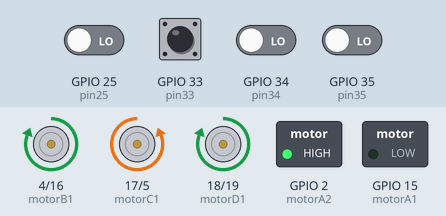
Bench run of a sketch on a simulated ESP32. On the bench: motor-driver pin pairs drawn as motors (green arrow = first pin HIGH = forward, orange = second pin HIGH = backward, longer = more drive), switched loads named in the sketch (green lamp = pin HIGH). The test bench sets the inputs (shaded band); at power-on: GPIO 33 (pin33) HIGH, GPIO 25 (pin25), GPIO 34 (pin34), GPIO 35 (pin35) LOW.

Above: at 1.2 s.
1.3 s: GPIO 34 (pin34) driven HIGH and GPIO 35 (pin35) driven HIGH
At 1.9 s:
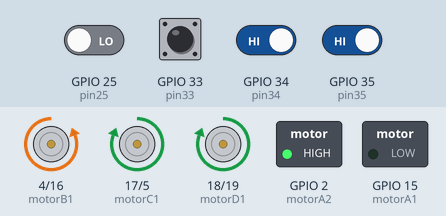
2.8 s: GPIO 25 (pin25) driven HIGH
At 3.1 s:
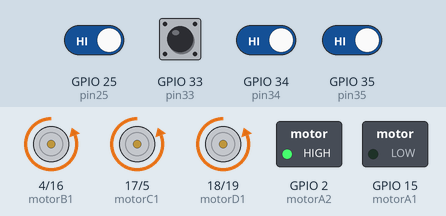
4.3 s: GPIO 25 (pin25) driven LOW
At 5.4 s:
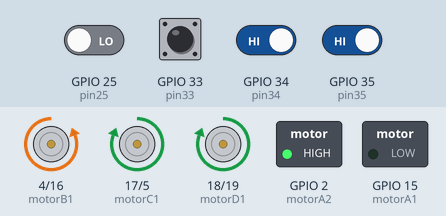
5.8 s: GPIO 34 (pin34) driven LOW
At 6.5 s:
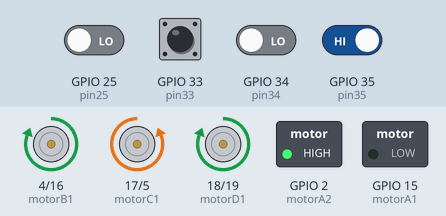
Timing chart, 0 to 8.3 s (numbered marks = the images above; inputs shaded):
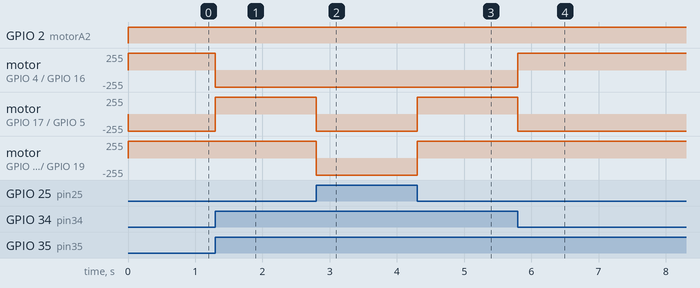

Measured:
- after the input at 1.3 s, motor on GPIO 4 (motorB1) / GPIO 16 (motorB2): forward 255/255 → backward 255/255 at once; motor on GPIO 17 (motorC1) / GPIO 5 (motorC2): backward 255/255 → forward 255/255 at once
- after the input at 2.8 s, motor on GPIO 17 (motorC1) / GPIO 5 (motorC2), motor on GPIO 18 (motorD1) / GPIO 19 (motorD2): forward 255/255 → backward 255/255 at once
- after the input at 4.3 s, motor on GPIO 17 (motorC1) / GPIO 5 (motorC2), motor on GPIO 18 (motorD1) / GPIO 19 (motorD2): backward 255/255 → forward 255/255 at once
- after the input at 5.8 s, motor on GPIO 4 (motorB1) / GPIO 16 (motorB2): backward 255/255 → forward 255/255 at once; motor on GPIO 17 (motorC1) / GPIO 5 (motorC2): forward 255/255 → backward 255/255 at once

The sketch:

Line_following.ino
```cpp
//turn left代表向左平移，left代表向左自旋

#define motorA1 15
#define motorA2 2
#define motorB1 4
#define motorB2 16
#define motorC1 17
#define motorC2 5
#define motorD1 18
#define motorD2 19
/////////////////////
//定义传感器
const int pin34 = 34;
const int pin35 = 35;
const int pin33 = 33;
const int pin25 = 25;

//////////////////////////////////
// 控制电机前进moveForward
void moveBackward() {
  digitalWrite(motorA1, HIGH);
  digitalWrite(motorA2, LOW);
  digitalWrite(motorB1, HIGH);
  digitalWrite(motorB2, LOW);
  digitalWrite(motorC1, HIGH);
  digitalWrite(motorC2, LOW);
  digitalWrite(motorD1, HIGH);
  digitalWrite(motorD2, LOW);
}

// 控制电机后退
void moveForward() {
  digitalWrite(motorA1, LOW);
  digitalWrite(motorA2, HIGH);
  digitalWrite(motorB1, LOW);
  digitalWrite(motorB2, HIGH);
  digitalWrite(motorC1, LOW);
  digitalWrite(motorC2, HIGH);
  digitalWrite(motorD1, LOW);
  digitalWrite(motorD2, HIGH);
}

// // 控制电机左转
// void turnLeft() {
//   digitalWrite(motorA1, LOW);
//   digitalWrite(motorA2, HIGH);
//   digitalWrite(motorB1, HIGH);
//   digitalWrite(motorB2, LOW);
//   digitalWrite(motorC1, HIGH);
//   digitalWrite(motorC2, LOW);
//   digitalWrite(motorD1, LOW);
//   digitalWrite(motorD2, HIGH);
// }

// // 控制电机右转
// void turnRight() {
//   digitalWrite(motorA1, HIGH);
//   digitalWrite(motorA2, LOW);
//   digitalWrite(motorB1, LOW);
//   digitalWrite(motorB2, HIGH);
//   digitalWrite(motorC1, LOW);
//   digitalWrite(motorC2, HIGH);
//   digitalWrite(motorD1, HIGH);
//   digitalWrite(motorD2, LOW);
// }


void right() {
  digitalWrite(motorA1, LOW);
  digitalWrite(motorA2, HIGH);
  digitalWrite(motorB1, LOW);
  digitalWrite(motorB2, HIGH);
  digitalWrite(motorC1, HIGH);
  digitalWrite(motorC2, LOW);
  digitalWrite(motorD1, HIGH);
  digitalWrite(motorD2, LOW);
}

//stop
void stop(){
  digitalWrite(motorA1, LOW);
  digitalWrite(motorA2, LOW);
  digitalWrite(motorB1, LOW);
  digitalWrite(motorB2, LOW);
  digitalWrite(motorC1, LOW);
  digitalWrite(motorC2, LOW);
  digitalWrite(motorD1, LOW);
  digitalWrite(motorD2, LOW);
}


void left() {
  digitalWrite(motorA1, LOW);
  digitalWrite(motorA2, HIGH);
  digitalWrite(motorB1, HIGH);
  digitalWrite(motorB2, LOW);
  digitalWrite(motorC1, LOW);
  digitalWrite(motorC2, HIGH);
  digitalWrite(motorD1, HIGH);
  digitalWrite(motorD2, LOW);
}

//////////////////////////////////

void setup() {

  pinMode(pin34, INPUT);
  pinMode(pin35, INPUT);
  pinMode(pin33, INPUT);
  pinMode(pin25, INPUT);
////////////////////////////////////////////////////////
  pinMode(motorA1, OUTPUT);
  pinMode(motorA2, OUTPUT);
  pinMode(motorB1, OUTPUT);
  pinMode(motorB2, OUTPUT);
  pinMode(motorC1, OUTPUT);
  pinMode(motorC2, OUTPUT);
  pinMode(motorD1, OUTPUT);
  pinMode(motorD2, OUTPUT);

////////////////////////////////////////////////////////////

}


void loop() {
  int pin34State = digitalRead(pin34);
  int pin35State = digitalRead(pin35);
  int pin33State = digitalRead(pin33);
  int pin25State = digitalRead(pin25);

  if (pin34State == HIGH && pin35State == HIGH && pin33State == HIGH && pin25State == HIGH) {
    moveForward();
  } else if (pin34State == LOW || pin35State == LOW) {
    left();
  } else if (pin33State == LOW || pin25State == LOW) {
    right();
  }
}
```
